Frame 1 (no input): blank canvas, image omitted
Frame 60 (the mouse pressed at the canvas centre just before this capture): blank canvas, image omitted
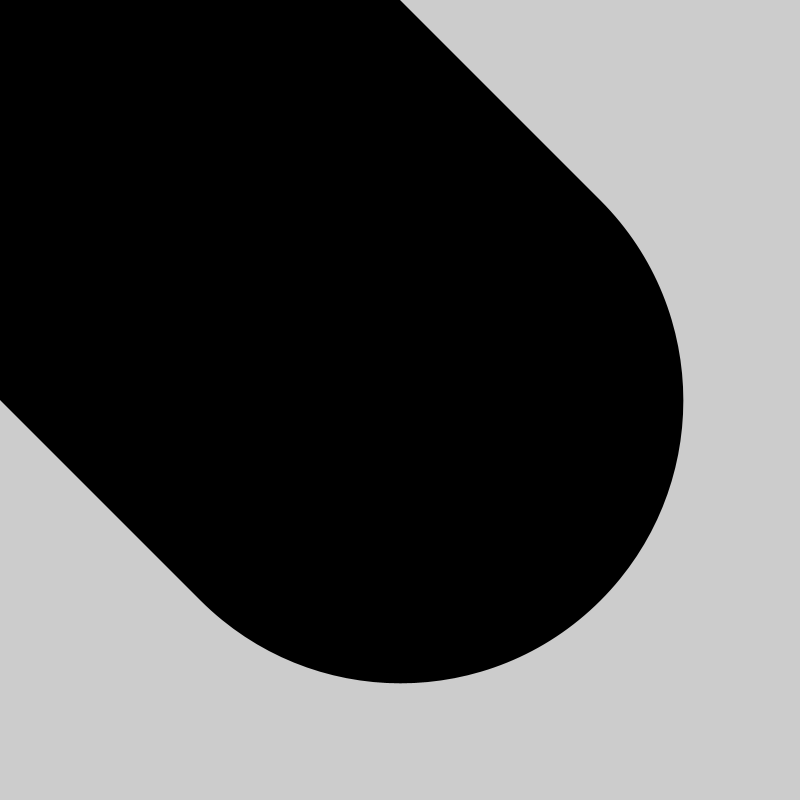
Frame 120 (the mouse held since frame 60 and released just before this capture)

The Processing sketch whose frames 1 and 60 were blank and that drew this single picture after the mouse press (run headless with seeded random() and noise(); from frame 60 on, the mouse is pressed at the canvas centre):

// Processing sketch: Ex3_7
// ── Ex3_7.pde
void setup() {
  size(800, 800);
}

void draw() {
  stroke(0);
  strokeWeight(dist(pmouseX, pmouseY, mouseX, mouseY));
  line(pmouseX, pmouseY, mouseX, mouseY);
}
